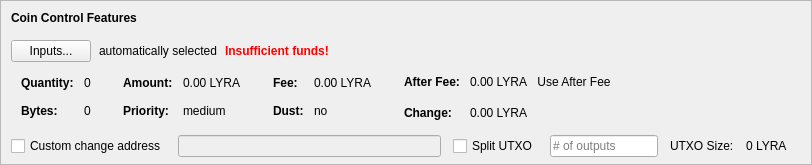
    <widget class="QFrame" name="frameCoinControl">
     <property name="sizePolicy">
      <sizepolicy hsizetype="Expanding" vsizetype="Expanding">
       <horstretch>0</horstretch>
       <verstretch>0</verstretch>
      </sizepolicy>
     </property>
     <property name="maximumSize">
      <size>
       <width>16777215</width>
       <height>16777215</height>
      </size>
     </property>
     <property name="frameShape">
      <enum>QFrame::StyledPanel</enum>
     </property>
     <property name="frameShadow">
      <enum>QFrame::Sunken</enum>
     </property>
     <layout class="QVBoxLayout" name="verticalLayoutCoinControl2">
      <property name="spacing">
       <number>0</number>
      </property>
      <property name="leftMargin">
       <number>0</number>
      </property>
      <property name="topMargin">
       <number>0</number>
      </property>
      <property name="rightMargin">
       <number>0</number>
      </property>
      <property name="bottomMargin">
       <number>6</number>
      </property>
      <item>
       <layout class="QVBoxLayout" name="verticalLayoutCoinControl" stretch="0,0,0,0,1">
        <property name="spacing">
         <number>0</number>
        </property>
        <property name="leftMargin">
         <number>10</number>
        </property>
        <property name="topMargin">
         <number>10</number>
        </property>
        <item>
         <layout class="QHBoxLayout" name="horizontalLayoutCoinControl1">
          <property name="bottomMargin">
           <number>15</number>
          </property>
          <item>
           <widget class="QLabel" name="labelCoinControlFeatures">
            <property name="sizePolicy">
             <sizepolicy hsizetype="Preferred" vsizetype="Maximum">
              <horstretch>0</horstretch>
              <verstretch>0</verstretch>
             </sizepolicy>
            </property>
            <property name="font">
             <font>
              <weight>75</weight>
              <bold>true</bold>
             </font>
            </property>
            <property name="styleSheet">
             <string notr="true">font-weight:bold;</string>
            </property>
            <property name="text">
             <string>Coin Control Features</string>
            </property>
           </widget>
          </item>
         </layout>
        </item>
        <item>
         <layout class="QHBoxLayout" name="horizontalLayoutCoinControl2" stretch="0,0,0,0">
          <property name="spacing">
           <number>8</number>
          </property>
          <property name="bottomMargin">
           <number>10</number>
          </property>
          <item>
           <widget class="QPushButton" name="pushButtonCoinControl">
            <property name="styleSheet">
             <string notr="true"/>
            </property>
            <property name="text">
             <string>Inputs...</string>
            </property>
            <property name="autoDefault">
             <bool>false</bool>
            </property>
           </widget>
          </item>
          <item>
           <widget class="QLabel" name="labelCoinControlAutomaticallySelected">
            <property name="text">
             <string>automatically selected</string>
            </property>
            <property name="margin">
             <number>5</number>
            </property>
           </widget>
          </item>
          <item>
           <widget class="QLabel" name="labelCoinControlInsuffFunds">
            <property name="font">
             <font>
              <weight>75</weight>
              <bold>true</bold>
             </font>
            </property>
            <property name="styleSheet">
             <string notr="true">color:red;font-weight:bold;</string>
            </property>
            <property name="text">
             <string>Insufficient funds!</string>
            </property>
            <property name="margin">
             <number>5</number>
            </property>
           </widget>
          </item>
          <item>
           <spacer name="horizontalSpacerCoinControl">
            <property name="orientation">
             <enum>Qt::Horizontal</enum>
            </property>
            <property name="sizeHint" stdset="0">
             <size>
              <width>40</width>
              <height>1</height>
             </size>
            </property>
           </spacer>
          </item>
         </layout>
        </item>
        <item>
         <widget class="QWidget" name="widgetCoinControl" native="true">
          <property name="sizePolicy">
           <sizepolicy hsizetype="Preferred" vsizetype="Preferred">
            <horstretch>0</horstretch>
            <verstretch>0</verstretch>
           </sizepolicy>
          </property>
          <property name="minimumSize">
           <size>
            <width>0</width>
            <height>0</height>
           </size>
          </property>
          <property name="styleSheet">
           <string notr="true"/>
          </property>
          <layout class="QHBoxLayout" name="horizontalLayoutCoinControl5">
           <property name="leftMargin">
            <number>0</number>
           </property>
           <property name="topMargin">
            <number>0</number>
           </property>
           <property name="rightMargin">
            <number>0</number>
           </property>
           <property name="bottomMargin">
            <number>0</number>
           </property>
           <item>
            <layout class="QHBoxLayout" name="horizontalLayoutCoinControl3" stretch="0,0,0,0">
             <property name="spacing">
              <number>20</number>
             </property>
             <property name="topMargin">
              <number>0</number>
             </property>
             <property name="bottomMargin">
              <number>10</number>
             </property>
             <item>
              <layout class="QFormLayout" name="formLayoutCoinControl1">
               <property name="horizontalSpacing">
                <number>10</number>
               </property>
               <property name="verticalSpacing">
                <number>14</number>
               </property>
               <property name="leftMargin">
                <number>10</number>
               </property>
               <property name="topMargin">
                <number>4</number>
               </property>
               <property name="rightMargin">
                <number>6</number>
               </property>
               <item row="0" column="0">
                <widget class="QLabel" name="labelCoinControlQuantityText">
                 <property name="font">
                  <font>
                   <weight>75</weight>
                   <bold>true</bold>
                  </font>
                 </property>
                 <property name="text">
                  <string>Quantity:</string>
                 </property>
                 <property name="margin">
                  <number>0</number>
                 </property>
                </widget>
               </item>
               <item row="0" column="1">
                <widget class="QLabel" name="labelCoinControlQuantity">
                 <property name="cursor">
                  <cursorShape>IBeamCursor</cursorShape>
                 </property>
                 <property name="contextMenuPolicy">
                  <enum>Qt::ActionsContextMenu</enum>
                 </property>
                 <property name="text">
                  <string notr="true">0</string>
                 </property>
                 <property name="margin">
                  <number>0</number>
                 </property>
                 <property name="textInteractionFlags">
                  <set>Qt::LinksAccessibleByMouse|Qt::TextSelectableByKeyboard|Qt::TextSelectableByMouse</set>
                 </property>
                </widget>
               </item>
               <item row="1" column="0">
                <widget class="QLabel" name="labelCoinControlBytesText">
                 <property name="font">
                  <font>
                   <weight>75</weight>
                   <bold>true</bold>
                  </font>
                 </property>
                 <property name="text">
                  <string>Bytes:</string>
                 </property>
                </widget>
               </item>
               <item row="1" column="1">
                <widget class="QLabel" name="labelCoinControlBytes">
                 <property name="cursor">
                  <cursorShape>IBeamCursor</cursorShape>
                 </property>
                 <property name="contextMenuPolicy">
                  <enum>Qt::ActionsContextMenu</enum>
                 </property>
                 <property name="text">
                  <string notr="true">0</string>
                 </property>
                 <property name="textInteractionFlags">
                  <set>Qt::LinksAccessibleByMouse|Qt::TextSelectableByKeyboard|Qt::TextSelectableByMouse</set>
                 </property>
                </widget>
               </item>
              </layout>
             </item>
             <item>
              <layout class="QFormLayout" name="formLayoutCoinControl2">
               <property name="horizontalSpacing">
                <number>10</number>
               </property>
               <property name="verticalSpacing">
                <number>14</number>
               </property>
               <property name="leftMargin">
                <number>6</number>
               </property>
               <property name="topMargin">
                <number>4</number>
               </property>
               <property name="rightMargin">
                <number>6</number>
               </property>
               <item row="0" column="0">
                <widget class="QLabel" name="labelCoinControlAmountText">
                 <property name="font">
                  <font>
                   <weight>75</weight>
                   <bold>true</bold>
                  </font>
                 </property>
                 <property name="text">
                  <string>Amount:</string>
                 </property>
                 <property name="margin">
                  <number>0</number>
                 </property>
                </widget>
               </item>
               <item row="0" column="1">
                <widget class="QLabel" name="labelCoinControlAmount">
                 <property name="cursor">
                  <cursorShape>IBeamCursor</cursorShape>
                 </property>
                 <property name="contextMenuPolicy">
                  <enum>Qt::ActionsContextMenu</enum>
                 </property>
                 <property name="text">
                  <string notr="true">0.00 LYRA</string>
                 </property>
                 <property name="textInteractionFlags">
                  <set>Qt::LinksAccessibleByMouse|Qt::TextSelectableByKeyboard|Qt::TextSelectableByMouse</set>
                 </property>
                </widget>
               </item>
               <item row="1" column="0">
                <widget class="QLabel" name="labelCoinControlPriorityText">
                 <property name="font">
                  <font>
                   <weight>75</weight>
                   <bold>true</bold>
                  </font>
                 </property>
                 <property name="text">
                  <string>Priority:</string>
                 </property>
                </widget>
               </item>
               <item row="1" column="1">
                <widget class="QLabel" name="labelCoinControlPriority">
                 <property name="cursor">
                  <cursorShape>IBeamCursor</cursorShape>
                 </property>
                 <property name="contextMenuPolicy">
                  <enum>Qt::ActionsContextMenu</enum>
                 </property>
                 <property name="text">
                  <string>medium</string>
                 </property>
                 <property name="textInteractionFlags">
                  <set>Qt::LinksAccessibleByMouse|Qt::TextSelectableByKeyboard|Qt::TextSelectableByMouse</set>
                 </property>
                </widget>
               </item>
              </layout>
             </item>
             <item>
              <layout class="QFormLayout" name="formLayoutCoinControl3">
               <property name="horizontalSpacing">
                <number>10</number>
               </property>
               <property name="verticalSpacing">
                <number>14</number>
               </property>
               <property name="leftMargin">
                <number>6</number>
               </property>
               <property name="topMargin">
                <number>4</number>
               </property>
               <property name="rightMargin">
                <number>6</number>
               </property>
               <item row="0" column="0">
                <widget class="QLabel" name="labelCoinControlFeeText">
                 <property name="font">
                  <font>
                   <weight>75</weight>
                   <bold>true</bold>
                  </font>
                 </property>
                 <property name="text">
                  <string>Fee:</string>
                 </property>
                 <property name="margin">
                  <number>0</number>
                 </property>
                </widget>
               </item>
               <item row="0" column="1">
                <widget class="QLabel" name="labelCoinControlFee">
                 <property name="cursor">
                  <cursorShape>IBeamCursor</cursorShape>
                 </property>
                 <property name="contextMenuPolicy">
                  <enum>Qt::ActionsContextMenu</enum>
                 </property>
                 <property name="text">
                  <string notr="true">0.00 LYRA</string>
                 </property>
                 <property name="textInteractionFlags">
                  <set>Qt::LinksAccessibleByMouse|Qt::TextSelectableByKeyboard|Qt::TextSelectableByMouse</set>
                 </property>
                </widget>
               </item>
               <item row="1" column="0">
                <widget class="QLabel" name="labelCoinControlLowOutputText">
                 <property name="font">
                  <font>
                   <weight>75</weight>
                   <bold>true</bold>
                  </font>
                 </property>
                 <property name="text">
                  <string>Dust:</string>
                 </property>
                </widget>
               </item>
               <item row="1" column="1">
                <widget class="QLabel" name="labelCoinControlLowOutput">
                 <property name="cursor">
                  <cursorShape>IBeamCursor</cursorShape>
                 </property>
                 <property name="contextMenuPolicy">
                  <enum>Qt::ActionsContextMenu</enum>
                 </property>
                 <property name="text">
                  <string>no</string>
                 </property>
                 <property name="textInteractionFlags">
                  <set>Qt::LinksAccessibleByMouse|Qt::TextSelectableByKeyboard|Qt::TextSelectableByMouse</set>
                 </property>
                </widget>
               </item>
              </layout>
             </item>
             <item>
              <layout class="QFormLayout" name="formLayoutCoinControl4">
               <property name="fieldGrowthPolicy">
                <enum>QFormLayout::AllNonFixedFieldsGrow</enum>
               </property>
               <property name="rowWrapPolicy">
                <enum>QFormLayout::DontWrapRows</enum>
               </property>
               <property name="horizontalSpacing">
                <number>10</number>
               </property>
               <property name="verticalSpacing">
                <number>14</number>
               </property>
               <property name="leftMargin">
                <number>6</number>
               </property>
               <property name="topMargin">
                <number>0</number>
               </property>
               <property name="rightMargin">
                <number>6</number>
               </property>
               <item row="0" column="0">
                <widget class="QLabel" name="labelCoinControlAfterFeeText">
                 <property name="font">
                  <font>
                   <weight>75</weight>
                   <bold>true</bold>
                  </font>
                 </property>
                 <property name="text">
                  <string>After Fee:</string>
                 </property>
                 <property name="margin">
                  <number>0</number>
                 </property>
                </widget>
               </item>
               <item row="0" column="1">
                <layout class="QHBoxLayout" name="horizontalLayout_3">
                 <property name="topMargin">
                  <number>0</number>
                 </property>
                 <item>
                  <widget class="QLabel" name="labelCoinControlAfterFee">
                   <property name="text">
                    <string>0.00 LYRA</string>
                   </property>
                  </widget>
                 </item>
                 <item>
                  <widget class="QPushButton" name="pushButton">
                   <property name="sizePolicy">
                    <sizepolicy hsizetype="Minimum" vsizetype="Minimum">
                     <horstretch>0</horstretch>
                     <verstretch>0</verstretch>
                    </sizepolicy>
                   </property>
                   <property name="minimumSize">
                    <size>
                     <width>0</width>
                     <height>0</height>
                    </size>
                   </property>
                   <property name="maximumSize">
                    <size>
                     <width>16777215</width>
                     <height>16777215</height>
                    </size>
                   </property>
                   <property name="cursor">
                    <cursorShape>PointingHandCursor</cursorShape>
                   </property>
                   <property name="styleSheet">
                    <string notr="true">padding-top:0px;
padding-bottom:0px;
padding-left:3px;
padding-right:3px;
margin-left:5px;</string>
                   </property>
                   <property name="text">
                    <string>Use After Fee</string>
                   </property>
                   <property name="flat">
                    <bool>true</bool>
                   </property>
                  </widget>
                 </item>
                 <item>
                  <spacer name="horizontalSpacer_7">
                   <property name="orientation">
                    <enum>Qt::Horizontal</enum>
                   </property>
                   <property name="sizeHint" stdset="0">
                    <size>
                     <width>40</width>
                     <height>20</height>
                    </size>
                   </property>
                  </spacer>
                 </item>
                </layout>
               </item>
               <item row="1" column="1">
                <widget class="QLabel" name="labelCoinControlChange">
                 <property name="cursor">
                  <cursorShape>IBeamCursor</cursorShape>
                 </property>
                 <property name="contextMenuPolicy">
                  <enum>Qt::ActionsContextMenu</enum>
                 </property>
                 <property name="text">
                  <string notr="true">0.00 LYRA</string>
                 </property>
                 <property name="textInteractionFlags">
                  <set>Qt::LinksAccessibleByMouse|Qt::TextSelectableByKeyboard|Qt::TextSelectableByMouse</set>
                 </property>
                </widget>
               </item>
               <item row="1" column="0">
                <widget class="QLabel" name="labelCoinControlChangeText">
                 <property name="font">
                  <font>
                   <weight>75</weight>
                   <bold>true</bold>
                  </font>
                 </property>
                 <property name="text">
                  <string>Change:</string>
                 </property>
                </widget>
               </item>
              </layout>
             </item>
            </layout>
           </item>
          </layout>
         </widget>
        </item>
        <item>
         <layout class="QHBoxLayout" name="horizontalLayoutCoinControl4" stretch="0,0,0,0,0,0,0">
          <property name="spacing">
           <number>12</number>
          </property>
          <property name="sizeConstraint">
           <enum>QLayout::SetDefaultConstraint</enum>
          </property>
          <property name="topMargin">
           <number>5</number>
          </property>
          <property name="rightMargin">
           <number>5</number>
          </property>
          <item>
           <widget class="QCheckBox" name="checkBoxCoinControlChange">
            <property name="toolTip">
             <string>If this is activated, but the change address is empty or invalid, change will be sent to a newly generated address.</string>
            </property>
            <property name="text">
             <string>Custom change address</string>
            </property>
           </widget>
          </item>
          <item>
           <widget class="QValidatedLineEdit" name="lineEditCoinControlChange">
            <property name="enabled">
             <bool>false</bool>
            </property>
            <property name="sizePolicy">
             <sizepolicy hsizetype="Expanding" vsizetype="Fixed">
              <horstretch>0</horstretch>
              <verstretch>0</verstretch>
             </sizepolicy>
            </property>
           </widget>
          </item>
          <item>
           <widget class="QCheckBox" name="splitBlockCheckBox">
            <property name="text">
             <string>Split UTXO</string>
            </property>
           </widget>
          </item>
          <item>
           <widget class="QLineEdit" name="splitBlockLineEdit">
            <property name="sizePolicy">
             <sizepolicy hsizetype="Fixed" vsizetype="Fixed">
              <horstretch>50</horstretch>
              <verstretch>0</verstretch>
             </sizepolicy>
            </property>
            <property name="placeholderText">
             <string># of outputs</string>
            </property>
           </widget>
          </item>
          <item>
           <widget class="QLabel" name="labelBlockSizeText">
            <property name="text">
             <string>UTXO Size:</string>
            </property>
           </widget>
          </item>
          <item>
           <widget class="QLabel" name="labelBlockSize">
            <property name="text">
             <string>0 LYRA</string>
            </property>
           </widget>
          </item>
          <item>
           <widget class="QLabel" name="labelCoinControlChangeLabel">
            <property name="sizePolicy">
             <sizepolicy hsizetype="Preferred" vsizetype="Expanding">
              <horstretch>0</horstretch>
              <verstretch>0</verstretch>
             </sizepolicy>
            </property>
            <property name="minimumSize">
             <size>
              <width>0</width>
              <height>0</height>
             </size>
            </property>
            <property name="text">
             <string/>
            </property>
            <property name="margin">
             <number>3</number>
            </property>
           </widget>
          </item>
         </layout>
        </item>
        <item>
         <spacer name="verticalSpacerCoinControl">
          <property name="orientation">
           <enum>Qt::Vertical</enum>
          </property>
          <property name="sizeHint" stdset="0">
           <size>
            <width>800</width>
            <height>1</height>
           </size>
          </property>
         </spacer>
        </item>
       </layout>
      </item>
     </layout>
    </widget>
